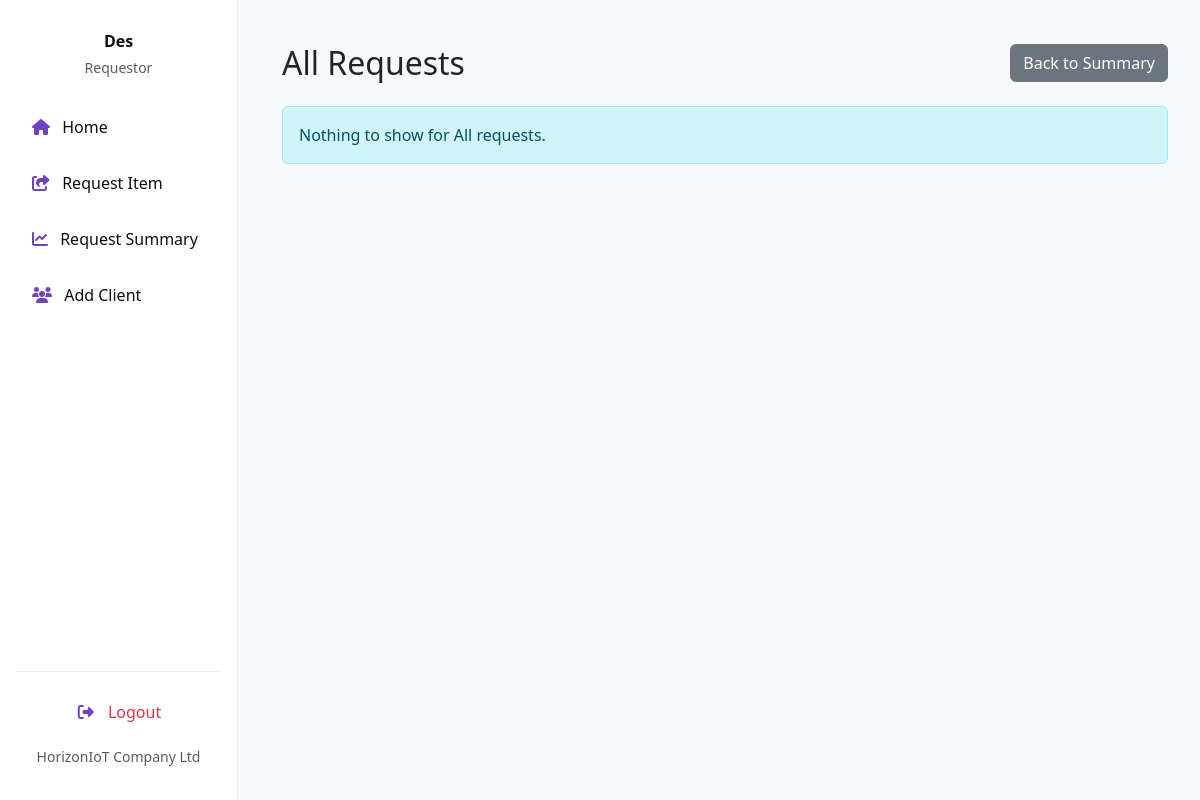
/requests/all/ (signed in), run on an earlier commit of the app's database.
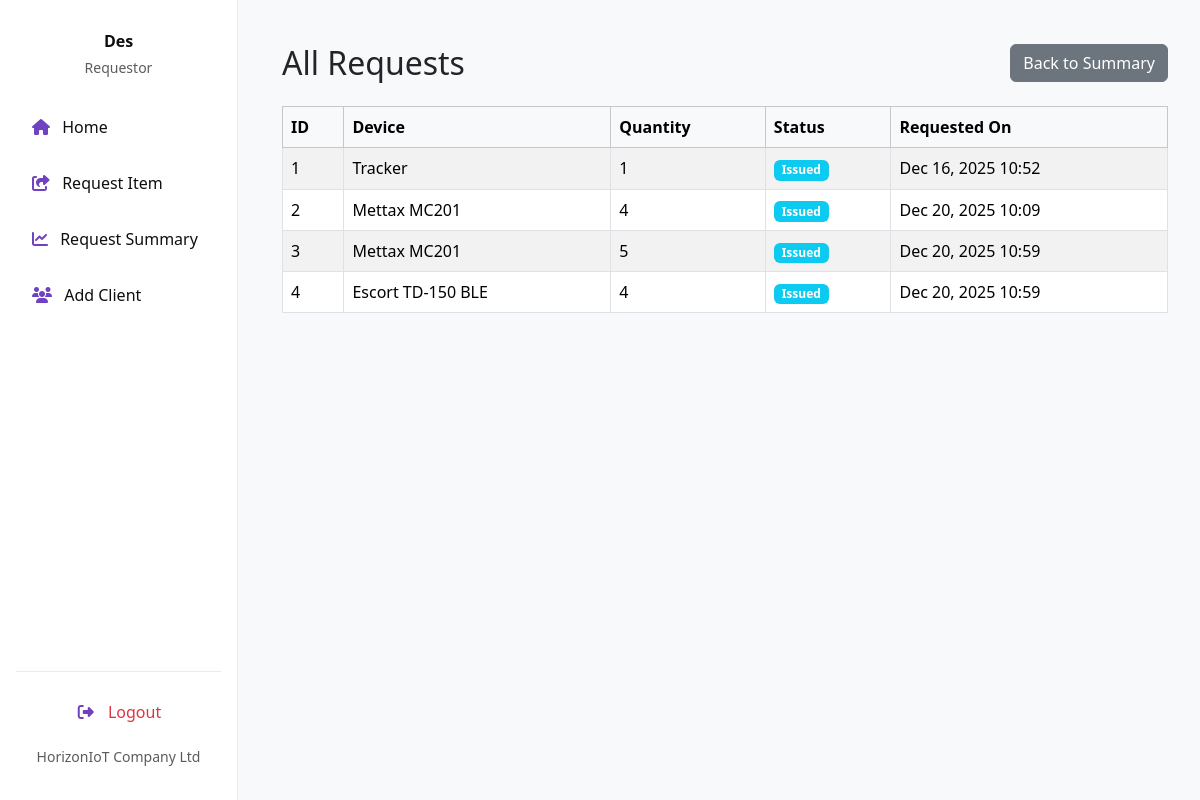
And on a later commit of the database.
### invent/models.py (models this page shows, shortened)
class DeviceRequest(models.Model):
    device = models.ForeignKey("Device", on_delete=models.CASCADE, related_name="requests")
    requestor = models.ForeignKey(User, on_delete=models.CASCADE, related_name="device_requests")
    client = models.ForeignKey("Client", on_delete=models.CASCADE, related_name="client_requests", null=True, blank=True)
    branch = models.ForeignKey("Branch", on_delete=models.SET_NULL, null=True, blank=True, related_name="requests")
    country = models.ForeignKey("Country", on_delete=models.SET_NULL, null=True, blank=True)
    imei_obj = models.ForeignKey('DeviceIMEI', null=True, blank=True, on_delete=models.SET_NULL, related_name='device_requests')
    quantity = models.PositiveIntegerField(default=1)
    reason = models.TextField(blank=True, null=True)
    application_date = models.DateField(default=timezone.now)
    payment_proof = models.FileField(upload_to="payment_proofs/", null=True, blank=True)
    STATUS_CHOICES = [
        ('Pending', 'Pending'),
        ('Approved', 'Approved'),
        ('Waiting Approval', 'Waiting Admin Approval'),
        ('Issued', 'Issued'),
        ('Rejected', 'Rejected'),
        ('Cancelled', 'Cancelled'),
        ('Partially Returned', 'Partially Returned'),
        ('Fully Returned', 'Fully Returned'),
    ]
    status = models.CharField(max_length=20, choices=STATUS_CHOICES, default='Pending')
    date_requested = models.DateTimeField(auto_now_add=True)
    date_issued = models.DateTimeField(null=True, blank=True)
    returned_quantity = models.PositiveIntegerField(default=0)
    _original_status = None
    def __init__(self, *args, **kwargs):
        super().__init__(*args, **kwargs)
        self._original_status = self.status

class Device(models.Model):
    STATUS_CHOICES = (
        ('available', 'Available'),
        ('issued', 'Issued'),
        ('returned', 'Returned'),
        ('faulty', 'Faulty'),
    )
    name = models.CharField(max_length=255)
    oem = models.ForeignKey(OEM, on_delete=models.SET_NULL, null=True, blank=False, related_name='devices')
    product_id = models.CharField(max_length=30, blank=True)
    category = models.CharField(max_length=100, blank=True, help_text="e.g. Laptop or Router")
    manufacturer = models.CharField(max_length=100, blank=True)
    description = models.TextField(blank=True)
    branch = models.ForeignKey(Branch, on_delete=models.SET_NULL, null=True, blank=True)
    country = models.ForeignKey(Country, on_delete=models.SET_NULL, null=True, blank=True)
    status = models.CharField(max_length=20, choices=STATUS_CHOICES, default='available')
    class Meta:
        permissions = [
            ("can_issue_item", "Can issue device to client"),
            ("can_return_item", "Can record device returns"),
        ]

### invent/views.py (the view)
# urls.py: path('requests/<str:status>/', views.request_list, name='request_list'),
@login_required
def request_list(request, status):
    user_requests = DeviceRequest.objects.filter(requestor=request.user)
    if status == "all":
        requests = user_requests
    else:
        requests = user_requests.filter(status__iexact=status)
    return render(request, 'invent/request_list.html', {
        'status': status,
        'requests': requests
    })

### invent/context_processors.py (called while the page is built)
def user_branch(request):
    branch = None
    try:
        if request.user.is_authenticated:
            profile = getattr(request.user, 'profile', None)
            branch = getattr(profile, 'branch', None)
    except Exception:
        branch = None
    return {'user_branch': branch}

### invent/templates/invent/request_list.html (shortened to what this page needs)
{% extends 'invent/base.html' %}
{% block content %}
<div class="container mt-4">
    <div class="d-flex justify-content-between align-items-center mb-4">
        <h2 class="mb-0">{{ status|title }} Requests</h2>
        <a href="{% url 'request_summary' %}" class="btn btn-secondary">Back to Summary</a>
    </div>
    {% if requests %}
        <div class="table-responsive">
    <table class="table table-bordered table-striped">
        <thead class="table-light">
            <tr>
                <th>ID</th>
                <th>Device</th>
                <th>Quantity</th>
                <th>Status</th>
                <th>Requested On</th>
            </tr>
        </thead>
        <tbody>
            {% for req in requests %}
                <tr>
                    <td>{{ forloop.counter }}</td>
                    <td>{{ req.device.name }}</td>
                    <td>{{ req.quantity}}</td>
                    <td>
                        <span class="badge
                            {% if req.status == 'Pending' %} bg-warning
                            {% elif req.status == 'Approved' %} bg-success
                            {% elif req.status == 'Issued' %} bg-info
                            {% elif req.status == 'Rejected' %} bg-danger
                            {% else %} bg-secondary {% endif %}">
                            {{ req.status }}
                        </span>
                    </td>
                    <td>{{ req.date_requested|date:"M d, Y H:i" }}</td>
                </tr>
            {% endfor %}
        </tbody>
    </table>
</div>
    {% else %}
        <div class="alert alert-info">
            Nothing to show for {{ status|title }} requests.
        </div>
    {% endif %}
</div>
{% endblock %}

What changed in the data, as far as the page shows it:
added DeviceRequest: device.name "Tracker", quantity "1", status "Issued", date_requested "Dec 16, 2025 10:52"
added DeviceRequest: device.name "Mettax MC201", quantity "4", status "Issued", date_requested "Dec 20, 2025 10:09"
added DeviceRequest: device.name "Mettax MC201", quantity "5", status "Issued", date_requested "Dec 20, 2025 10:59"
added DeviceRequest: device.name "Escort TD-150 BLE", quantity "4", status "Issued", date_requested "Dec 20, 2025 10:59"
Also different on the page:
{{ status|title }}: "All" → (not shown)
text no longer shown: "Nothing to show for requests."
text now shown: "ID Device Quantity Status Requested On"
